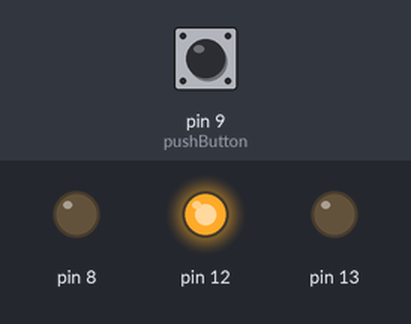
Recording of a sketch running on a simulated Arduino Uno, built with avr-gcc and run on an emulated ATmega328P. On the bench: output pins drawn as LEDs (lit = HIGH). Inputs (shaded band) come from the test bench; at power-on: pin 9 (pushButton) LOW.

Above: at 3.8 s.
3.9 s: pin 9 (pushButton) pulled HIGH for 1.8 s
At 6.6 s:
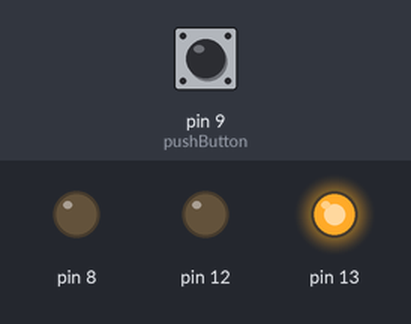
At 11.7 s:
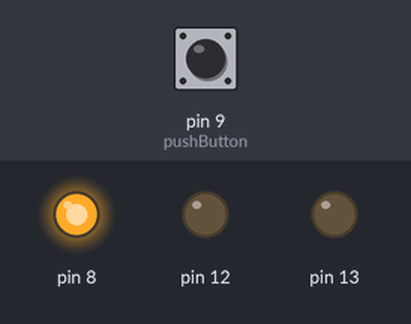
Timing chart, 0 to 18.8 s (numbered marks = the images above; inputs shaded):
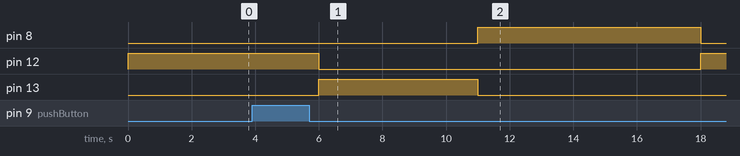

The sketch:

assignment2.ino
```cpp
int pushButton = 9;


void setup() {
  pinMode(pushButton, INPUT);
  pinMode(13, OUTPUT);
  pinMode(12, OUTPUT);
  pinMode(8, OUTPUT);
}

void loop() {
  int buttonState = digitalRead(pushButton);
  if (buttonState) {
    delay(1500);
    digitalWrite(13, HIGH);
    digitalWrite(12, LOW);
    delay(5000);
    digitalWrite(13, LOW);
    digitalWrite(8, HIGH);
    delay(7000);
  } else {
    digitalWrite(12, HIGH);
    digitalWrite(13, LOW);
    digitalWrite(8, LOW);
    delay(1500);
  }
}
```

Measured:
- after the input at 3.9 s, pin 8: LOW → HIGH after 7.1 s, → LOW 7.0 s later; pin 12: HIGH → LOW after 2.1 s, → HIGH 12.0 s later; pin 13: LOW → HIGH after 2.1 s, → LOW 5.0 s later
